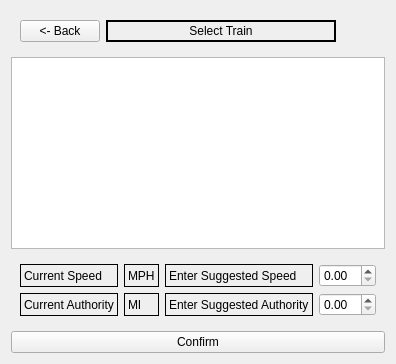
           <widget class="QWidget" name="page_3">
            <layout class="QVBoxLayout" name="verticalLayout_13">
             <item>
              <layout class="QVBoxLayout" name="verticalLayout_12" stretch="1,5,0,0">
               <item>
                <widget class="QWidget" name="widget_6" native="true">
                 <layout class="QHBoxLayout" name="horizontalLayout_13">
                  <item>
                   <layout class="QHBoxLayout" name="horizontalLayout_14">
                    <item>
                     <widget class="QPushButton" name="sub_return_2">
                      <property name="sizePolicy">
                       <sizepolicy hsizetype="Fixed" vsizetype="Fixed">
                        <horstretch>0</horstretch>
                        <verstretch>0</verstretch>
                       </sizepolicy>
                      </property>
                      <property name="maximumSize">
                       <size>
                        <width>16777215</width>
                        <height>16777215</height>
                       </size>
                      </property>
                      <property name="text">
                       <string>&lt;- Back</string>
                      </property>
                     </widget>
                    </item>
                    <item>
                     <widget class="QLabel" name="label_18">
                      <property name="sizePolicy">
                       <sizepolicy hsizetype="Preferred" vsizetype="Preferred">
                        <horstretch>0</horstretch>
                        <verstretch>0</verstretch>
                       </sizepolicy>
                      </property>
                      <property name="frameShape">
                       <enum>QFrame::Box</enum>
                      </property>
                      <property name="lineWidth">
                       <number>2</number>
                      </property>
                      <property name="text">
                       <string>Select Train</string>
                      </property>
                      <property name="alignment">
                       <set>Qt::AlignCenter</set>
                      </property>
                      <property name="margin">
                       <number>0</number>
                      </property>
                     </widget>
                    </item>
                    <item>
                     <spacer name="horizontalSpacer_4">
                      <property name="orientation">
                       <enum>Qt::Horizontal</enum>
                      </property>
                      <property name="sizeType">
                       <enum>QSizePolicy::Preferred</enum>
                      </property>
                      <property name="sizeHint" stdset="0">
                       <size>
                        <width>40</width>
                        <height>20</height>
                       </size>
                      </property>
                     </spacer>
                    </item>
                   </layout>
                  </item>
                 </layout>
                </widget>
               </item>
               <item>
                <widget class="QTableWidget" name="sub_train_select_2"/>
               </item>
               <item>
                <widget class="QWidget" name="widget_7" native="true">
                 <layout class="QGridLayout" name="gridLayout_6">
                  <item row="0" column="0">
                   <layout class="QGridLayout" name="gridLayout_5">
                    <item row="0" column="1">
                     <widget class="QLabel" name="sub_current_speed">
                      <property name="frameShape">
                       <enum>QFrame::Box</enum>
                      </property>
                      <property name="text">
                       <string>MPH</string>
                      </property>
                     </widget>
                    </item>
                    <item row="1" column="1">
                     <widget class="QLabel" name="sub_current_authority">
                      <property name="frameShape">
                       <enum>QFrame::Box</enum>
                      </property>
                      <property name="text">
                       <string>MI</string>
                      </property>
                     </widget>
                    </item>
                    <item row="1" column="2">
                     <widget class="QLabel" name="label_27">
                      <property name="frameShape">
                       <enum>QFrame::Box</enum>
                      </property>
                      <property name="text">
                       <string>Enter Suggested Authority</string>
                      </property>
                     </widget>
                    </item>
                    <item row="0" column="0">
                     <widget class="QLabel" name="label_19">
                      <property name="frameShape">
                       <enum>QFrame::Box</enum>
                      </property>
                      <property name="text">
                       <string>Current Speed</string>
                      </property>
                     </widget>
                    </item>
                    <item row="0" column="2">
                     <widget class="QLabel" name="label_26">
                      <property name="frameShape">
                       <enum>QFrame::Box</enum>
                      </property>
                      <property name="text">
                       <string>Enter Suggested Speed</string>
                      </property>
                     </widget>
                    </item>
                    <item row="1" column="0">
                     <widget class="QLabel" name="label_20">
                      <property name="frameShape">
                       <enum>QFrame::Box</enum>
                      </property>
                      <property name="text">
                       <string>Current Authority</string>
                      </property>
                     </widget>
                    </item>
                    <item row="0" column="3">
                     <widget class="QDoubleSpinBox" name="sub_enter_speed"/>
                    </item>
                    <item row="1" column="3">
                     <widget class="QDoubleSpinBox" name="sub_enter_authority"/>
                    </item>
                   </layout>
                  </item>
                 </layout>
                </widget>
               </item>
               <item>
                <widget class="QPushButton" name="pushButton_9">
                 <property name="text">
                  <string>Confirm</string>
                 </property>
                </widget>
               </item>
              </layout>
             </item>
            </layout>
           </widget>
